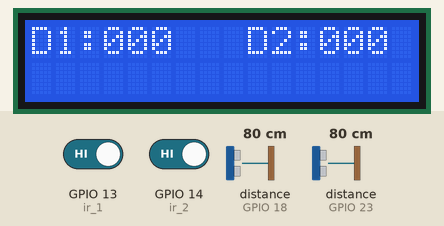
The sketch below on a simulated ESP32. Shown: 16×2 character LCD. Wiring (inferred from the names in the program): 2 × ultrasonic range finder: trigger GPIO 5, echo GPIO 18 / trigger GPIO 19, echo GPIO 23. The test bench sets the inputs (shaded band); at power-on: distance to the obstacle (sensors on GPIO 18, GPIO 23) 80 cm, GPIO 13 (ir_1) HIGH, GPIO 14 (ir_2) HIGH. The echo pulse lasts 58.3 µs per cm; what the sketch prints to the serial monitor is not drawn.

Above: at 4.2 s.
4.3 s: distance to the obstacle (sensor on GPIO 18) set to 2 cm
At 5.1 s:
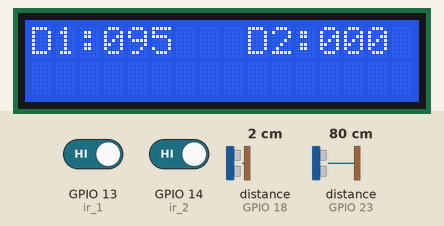
6.3 s: distance to the obstacle (sensor on GPIO 23) set to 2 cm
At 7.4 s:
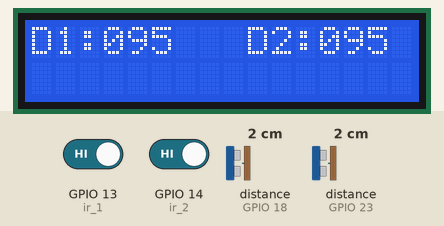
8.0 s: distance to the obstacle (sensor on GPIO 18) set to 4 cm
At 9.4 s:
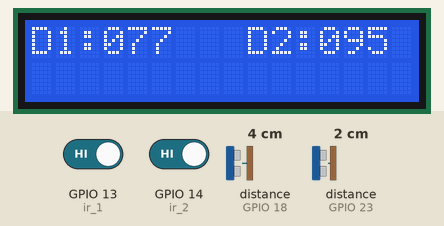
9.7 s: distance to the obstacle (sensor on GPIO 23) set to 4 cm
At 10.4 s:
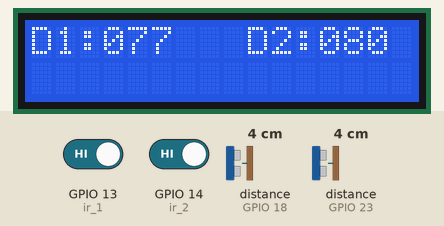
11.4 s: distance to the obstacle (sensor on GPIO 18) set to 9 cm
At 12.5 s:
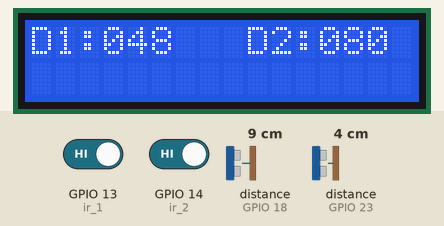
13.1 s: distance to the obstacle (sensor on GPIO 23) set to 9 cm
At 14.7 s:
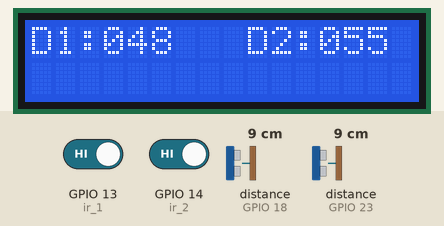
Timing chart, 0 to 15.8 s (numbered marks = the images above; inputs shaded):
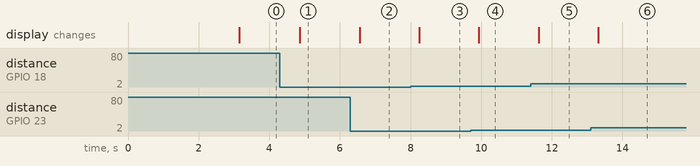

Measured:
- after the input at 4.3 s, the display: changes after 0.56 s (image 1)
- after the input at 6.3 s, the display: changes after 0.26 s (image 2)
- after the input at 8.0 s, the display: changes after 0.25 s (image 3)
- after the input at 9.7 s, the display: changes after 0.24 s (image 4)
- after the input at 11.4 s, the display: changes after 0.22 s (image 5)
- after the input at 13.1 s, the display: changes after 0.22 s (image 6)

The sketch:

transmitter.ino
```cpp
#include <LCD_I2C.h>
LCD_I2C lcd(0x27  );


int trigPin1 = 5;    // Trigger
int echoPin1 = 18;    // Echo
long duration1, front_ultrasoni_value, inches1;

int trigPin2 = 19;    // Trigger
int echoPin2 = 23;    // Echo
long duration2, back_ultrasoni_value, inches2;

#define ir_1 13
#define ir_2 14

int ir1,ir2;


#define RXD2 16  // RX pin for Serial2
#define TXD2 17  // TX pin for Serial2


void setup()
{
  // put your setup code here, to run once:
  Serial.begin(9600);

  Serial2.begin(9600, SERIAL_8N1, RXD2, TXD2);

  pinMode(trigPin1, OUTPUT);
  pinMode(echoPin1, INPUT);

  pinMode(trigPin2, OUTPUT);
  pinMode(echoPin2, INPUT);

  pinMode(ir_1, INPUT);
  pinMode(ir_2, INPUT);

  lcd.begin();
  lcd.backlight();
  lcd.setCursor(0,0);
  lcd.print("TRASH  "); // You can make spaces using well... spaces
  lcd.setCursor(0,1); // Or setting the cursor in the desired position.
  lcd.print("COLLECTION   ");
  delay(3000);
  lcd.clear();


}

void loop()
{

ir1=digitalRead(ir_1);
ir2=digitalRead(ir_2);

front_ultrasonic();
back_ultrasoni();
Serial.print("back_ultrasoni_value : ");
Serial.println(back_ultrasoni_value);
Serial.print(" front_ultrasoni_value : ");
Serial.println( front_ultrasoni_value);

Serial.print("ir1----------------- : ");
Serial.println(ir1);
Serial.print(" ir2 -------------------: ");
Serial.println( ir2);


lcd.setCursor(0, 0);
lcd.print("D1:");
if(front_ultrasoni_value <=9){lcd.print("00");lcd.print(front_ultrasoni_value  );}
else if(front_ultrasoni_value  <=99){lcd.print("0");lcd.print(front_ultrasoni_value  );}
else if(front_ultrasoni_value  <=999){lcd.print("");lcd.print(front_ultrasoni_value  );}


lcd.setCursor(9, 0);
lcd.print("D2:");
if(back_ultrasoni_value <=9){lcd.print("00");lcd.print(back_ultrasoni_value  );}
else if(back_ultrasoni_value  <=99){lcd.print("0");lcd.print(back_ultrasoni_value  );}
else if(back_ultrasoni_value  <=999){lcd.print("");lcd.print(back_ultrasoni_value );}


senddata();

delay(500);
}


  void front_ultrasonic()
 {
  digitalWrite(trigPin1, LOW);
  delayMicroseconds(5);
  digitalWrite(trigPin1, HIGH);
  delayMicroseconds(10);
  digitalWrite(trigPin1, LOW);
  pinMode(echoPin1, INPUT);
  duration1 = pulseIn(echoPin1, HIGH);

  // Convert the time into a distance
 front_ultrasoni_value= (duration1/2) / 29.1;     // Divide by 29.1 or multiply by 0.0343
  inches1 = (duration1/2) / 74;
  front_ultrasoni_value=map(front_ultrasoni_value,0,17,100,0);

  if(front_ultrasoni_value<=0)
  {
front_ultrasoni_value=0;
  }

 }
  void back_ultrasoni()
{
  digitalWrite(trigPin2, LOW);
  delayMicroseconds(5);
  digitalWrite(trigPin2, HIGH);
  delayMicroseconds(10);
  digitalWrite(trigPin2, LOW);
  pinMode(echoPin2, INPUT);
  duration2 = pulseIn(echoPin2, HIGH);

  // Convert the time into a distance
    back_ultrasoni_value = (duration2/2) / 29.1;     // Divide by 29.1 or multiply by 0.0343
  inches2 = (duration2/2) / 74;
 back_ultrasoni_value=map(back_ultrasoni_value,0,20,100,0);

  if(back_ultrasoni_value<=0)
  {
back_ultrasoni_value=0;
  }

}
void senddata()
{
//lora


 Serial2.print('*');


//1
 if(front_ultrasoni_value <= 9){ Serial2.print("00"); Serial2.print(front_ultrasoni_value);}
 else if(front_ultrasoni_value<= 99){ Serial2.print("0"); Serial2.print(front_ultrasoni_value);}
 else if(front_ultrasoni_value <= 999){ Serial2.print(front_ultrasoni_value);}

////2
 if( back_ultrasoni_value <= 9){ Serial2.print("00"); Serial2.print( back_ultrasoni_value);}
 else if( back_ultrasoni_value <= 99){ Serial2.print("0"); Serial2.print( back_ultrasoni_value);}
 else if( back_ultrasoni_value <= 999){ Serial2.print( back_ultrasoni_value);}


//4
   if( ir1 <= 9){ Serial2.print("00"); Serial2.print( ir1);}
 else if( ir1 <= 99){ Serial2.print("0"); Serial2.print( ir1);}
 else if( ir1 <= 999){ Serial2.print( ir1);}
//5
 if( ir2 <= 9){ Serial2.print("00"); Serial2.print( ir2);}
else if( ir2 <= 99){ Serial2.print("0"); Serial2.print( ir2);}
 else if( ir2 <= 999){ Serial2.print( ir2);}


}
```
